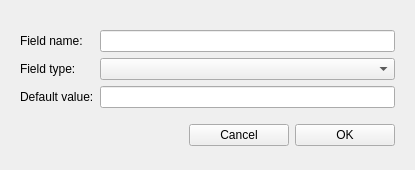
<?xml version="1.0" encoding="UTF-8"?>
<ui version="4.0">
 <class>MainWindow</class>
 <widget class="QMainWindow" name="MainWindow">
  <property name="geometry">
   <rect>
    <x>0</x>
    <y>0</y>
    <width>415</width>
    <height>170</height>
   </rect>
  </property>
  <property name="minimumSize">
   <size>
    <width>415</width>
    <height>170</height>
   </size>
  </property>
  <property name="maximumSize">
   <size>
    <width>431</width>
    <height>170</height>
   </size>
  </property>
  <property name="windowTitle">
   <string>MainWindow</string>
  </property>
  <property name="tabShape">
   <enum>QTabWidget::Rounded</enum>
  </property>
  <widget class="QWidget" name="centralwidget">
   <layout class="QVBoxLayout" name="verticalLayout">
    <property name="leftMargin">
     <number>20</number>
    </property>
    <property name="topMargin">
     <number>20</number>
    </property>
    <property name="rightMargin">
     <number>20</number>
    </property>
    <property name="bottomMargin">
     <number>12</number>
    </property>
    <item>
     <layout class="QGridLayout" name="gridLayout">
      <item row="0" column="0">
       <widget class="QLabel" name="fn_label">
        <property name="text">
         <string>Field name:</string>
        </property>
       </widget>
      </item>
      <item row="0" column="1">
       <widget class="QLineEdit" name="fieldname"/>
      </item>
      <item row="1" column="0">
       <widget class="QLabel" name="ft_label">
        <property name="text">
         <string>Field type:</string>
        </property>
       </widget>
      </item>
      <item row="1" column="1">
       <widget class="QComboBox" name="fieldtype"/>
      </item>
      <item row="2" column="0">
       <widget class="QLabel" name="dv_label">
        <property name="text">
         <string>Default value:</string>
        </property>
       </widget>
      </item>
      <item row="2" column="1">
       <widget class="QLineEdit" name="defaultvalue"/>
      </item>
     </layout>
    </item>
    <item>
     <layout class="QHBoxLayout" name="horizontalLayout">
      <item>
       <spacer name="horizontalSpacer">
        <property name="orientation">
         <enum>Qt::Horizontal</enum>
        </property>
        <property name="sizeHint" stdset="0">
         <size>
          <width>40</width>
          <height>20</height>
         </size>
        </property>
       </spacer>
      </item>
      <item>
       <widget class="QPushButton" name="cancel_button">
        <property name="sizePolicy">
         <sizepolicy hsizetype="Fixed" vsizetype="Fixed">
          <horstretch>0</horstretch>
          <verstretch>0</verstretch>
         </sizepolicy>
        </property>
        <property name="minimumSize">
         <size>
          <width>100</width>
          <height>0</height>
         </size>
        </property>
        <property name="text">
         <string>Cancel</string>
        </property>
       </widget>
      </item>
      <item>
       <widget class="QPushButton" name="ok_button">
        <property name="sizePolicy">
         <sizepolicy hsizetype="Fixed" vsizetype="Fixed">
          <horstretch>0</horstretch>
          <verstretch>0</verstretch>
         </sizepolicy>
        </property>
        <property name="minimumSize">
         <size>
          <width>100</width>
          <height>0</height>
         </size>
        </property>
        <property name="text">
         <string>OK</string>
        </property>
       </widget>
      </item>
     </layout>
    </item>
   </layout>
  </widget>
 </widget>
 <resources/>
 <connections/>
</ui>
